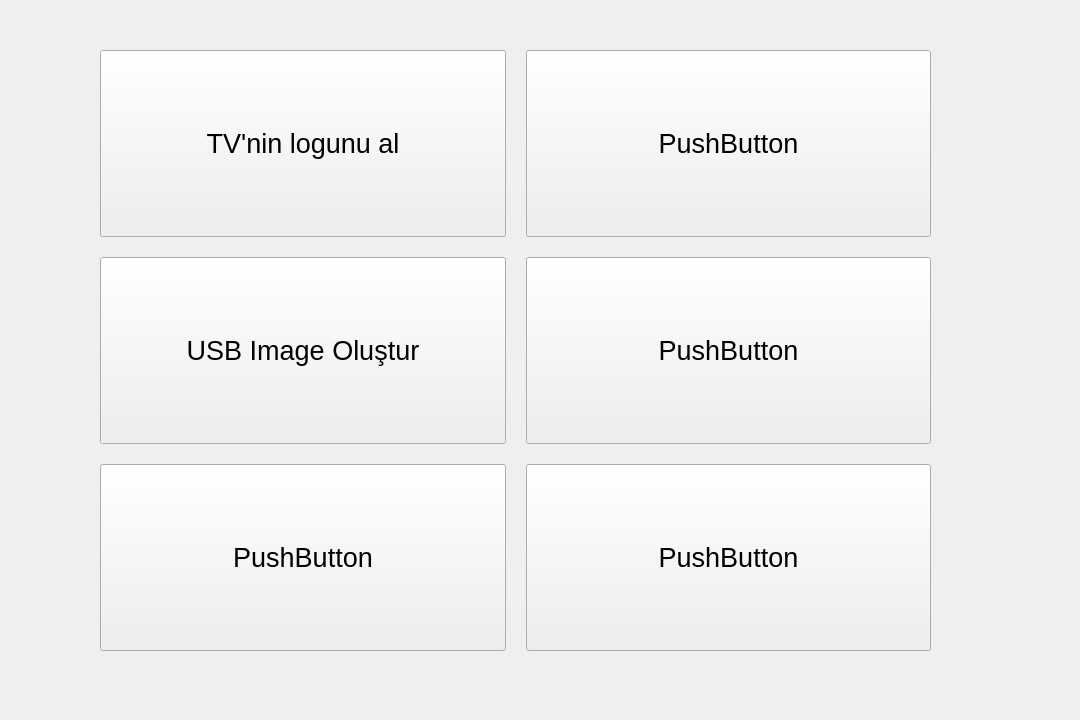
<?xml version="1.0" encoding="UTF-8"?>
<ui version="4.0">
 <class>mainScreenWindow</class>
 <widget class="QWidget" name="mainScreenWindow">
  <property name="enabled">
   <bool>true</bool>
  </property>
  <property name="geometry">
   <rect>
    <x>0</x>
    <y>0</y>
    <width>1080</width>
    <height>720</height>
   </rect>
  </property>
  <property name="sizePolicy">
   <sizepolicy hsizetype="Preferred" vsizetype="Preferred">
    <horstretch>0</horstretch>
    <verstretch>0</verstretch>
   </sizepolicy>
  </property>
  <property name="minimumSize">
   <size>
    <width>0</width>
    <height>0</height>
   </size>
  </property>
  <property name="windowTitle">
   <string>Form</string>
  </property>
  <property name="autoFillBackground">
   <bool>false</bool>
  </property>
  <widget class="QWidget" name="layoutWidget">
   <property name="geometry">
    <rect>
     <x>80</x>
     <y>30</y>
     <width>871</width>
     <height>641</height>
    </rect>
   </property>
   <layout class="QHBoxLayout" name="horizontalLayout">
    <property name="spacing">
     <number>20</number>
    </property>
    <property name="sizeConstraint">
     <enum>QLayout::SizeConstraint::SetMaximumSize</enum>
    </property>
    <property name="leftMargin">
     <number>20</number>
    </property>
    <property name="rightMargin">
     <number>20</number>
    </property>
    <item>
     <layout class="QVBoxLayout" name="verticalLayout" stretch="0,0,0">
      <property name="spacing">
       <number>20</number>
      </property>
      <property name="sizeConstraint">
       <enum>QLayout::SizeConstraint::SetMinimumSize</enum>
      </property>
      <property name="topMargin">
       <number>20</number>
      </property>
      <property name="bottomMargin">
       <number>20</number>
      </property>
      <item>
       <widget class="QPushButton" name="getLogButton">
        <property name="sizePolicy">
         <sizepolicy hsizetype="Minimum" vsizetype="Minimum">
          <horstretch>0</horstretch>
          <verstretch>0</verstretch>
         </sizepolicy>
        </property>
        <property name="font">
         <font>
          <pointsize>20</pointsize>
         </font>
        </property>
        <property name="text">
         <string>TV'nin logunu al</string>
        </property>
       </widget>
      </item>
      <item>
       <widget class="QPushButton" name="pushButton_2">
        <property name="sizePolicy">
         <sizepolicy hsizetype="Minimum" vsizetype="Minimum">
          <horstretch>0</horstretch>
          <verstretch>0</verstretch>
         </sizepolicy>
        </property>
        <property name="font">
         <font>
          <pointsize>20</pointsize>
         </font>
        </property>
        <property name="text">
         <string>USB Image Oluştur</string>
        </property>
       </widget>
      </item>
      <item>
       <widget class="QPushButton" name="pushButton_3">
        <property name="sizePolicy">
         <sizepolicy hsizetype="Minimum" vsizetype="Minimum">
          <horstretch>0</horstretch>
          <verstretch>0</verstretch>
         </sizepolicy>
        </property>
        <property name="font">
         <font>
          <pointsize>20</pointsize>
         </font>
        </property>
        <property name="text">
         <string>PushButton</string>
        </property>
       </widget>
      </item>
     </layout>
    </item>
    <item>
     <layout class="QVBoxLayout" name="verticalLayout_2">
      <property name="spacing">
       <number>20</number>
      </property>
      <property name="sizeConstraint">
       <enum>QLayout::SizeConstraint::SetMinimumSize</enum>
      </property>
      <property name="topMargin">
       <number>20</number>
      </property>
      <property name="bottomMargin">
       <number>20</number>
      </property>
      <item>
       <widget class="QPushButton" name="pushButton_4">
        <property name="sizePolicy">
         <sizepolicy hsizetype="Minimum" vsizetype="Minimum">
          <horstretch>0</horstretch>
          <verstretch>0</verstretch>
         </sizepolicy>
        </property>
        <property name="font">
         <font>
          <pointsize>20</pointsize>
         </font>
        </property>
        <property name="text">
         <string>PushButton</string>
        </property>
       </widget>
      </item>
      <item>
       <widget class="QPushButton" name="pushButton_5">
        <property name="sizePolicy">
         <sizepolicy hsizetype="Minimum" vsizetype="Minimum">
          <horstretch>0</horstretch>
          <verstretch>0</verstretch>
         </sizepolicy>
        </property>
        <property name="font">
         <font>
          <pointsize>20</pointsize>
         </font>
        </property>
        <property name="text">
         <string>PushButton</string>
        </property>
       </widget>
      </item>
      <item>
       <widget class="QPushButton" name="pushButton_6">
        <property name="sizePolicy">
         <sizepolicy hsizetype="Minimum" vsizetype="Minimum">
          <horstretch>0</horstretch>
          <verstretch>0</verstretch>
         </sizepolicy>
        </property>
        <property name="font">
         <font>
          <pointsize>20</pointsize>
         </font>
        </property>
        <property name="text">
         <string>PushButton</string>
        </property>
       </widget>
      </item>
     </layout>
    </item>
   </layout>
  </widget>
 </widget>
 <resources/>
 <connections/>
</ui>
